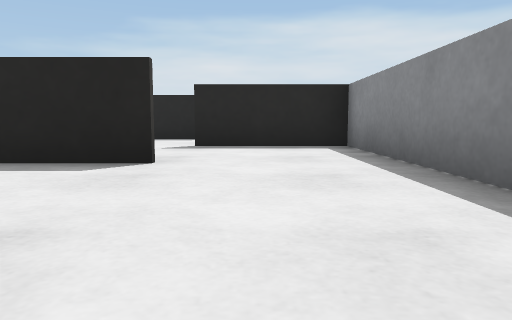
View 1 (above)

17 first-person views from a walk through a world built for the Webots simulator. The camera is 0.04 m above the floor, tilts 6° down and sees 70° across. The floor is counted in squares, 0.1 m on a side. Each view is taken from the middle of a square. On the plan, view 1 faces up. The plan holds only what a view shows up to about 9 squares ahead; the rest is blank. Robots are left out. Simple shapes and patterns stand in for the simulator's stock objects.

View 2
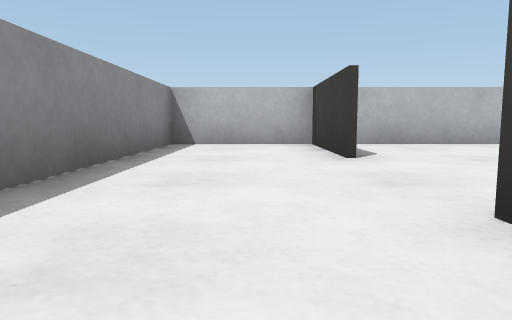

View 3
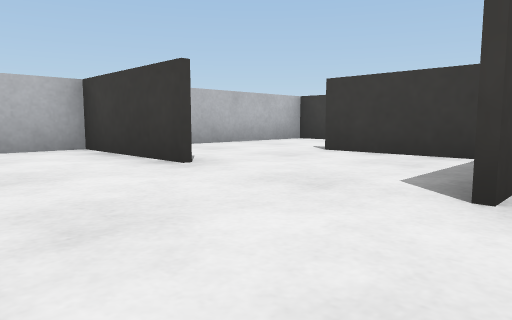

View 4
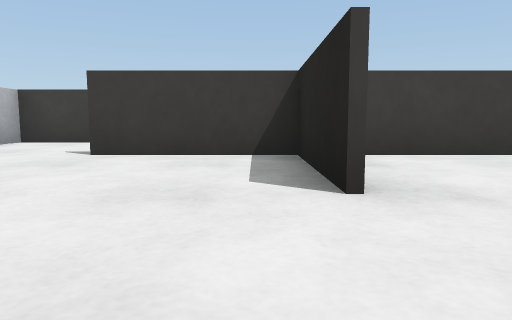

View 5
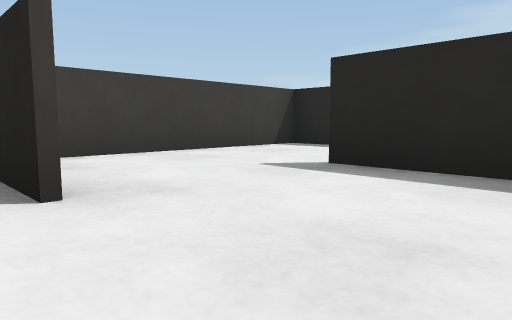

View 6
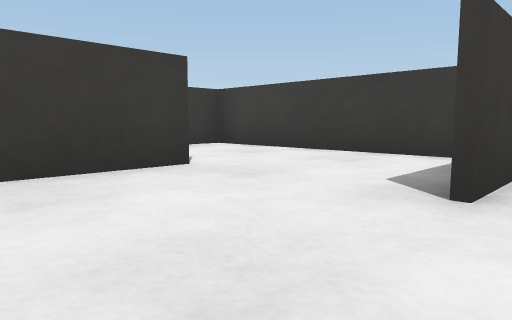

View 7
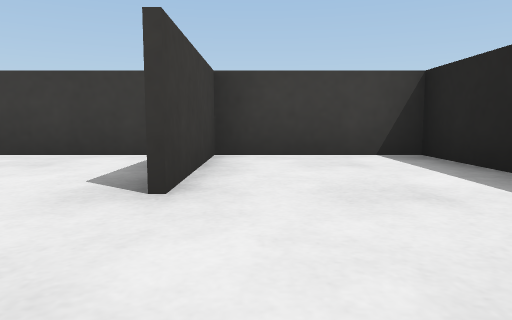

View 8
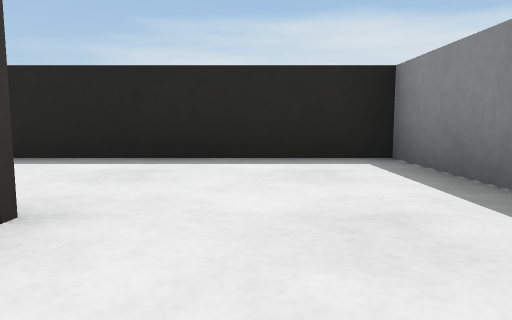

View 9
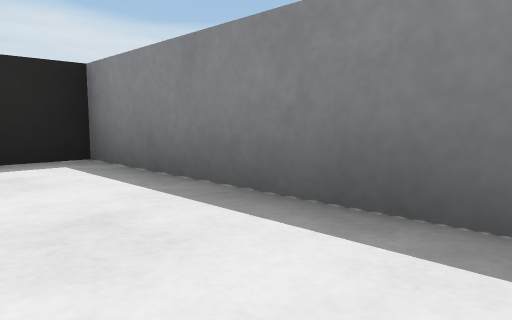

View 10
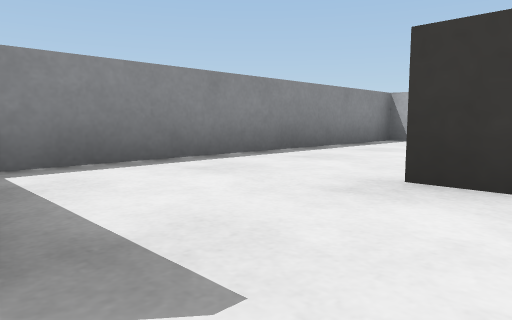

View 11
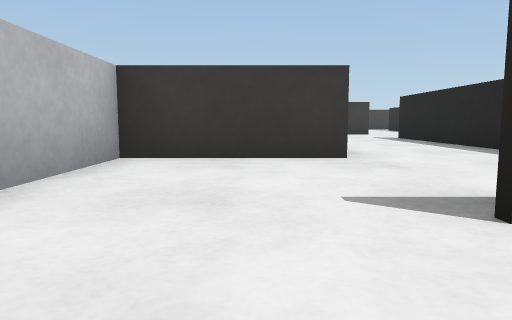

View 12
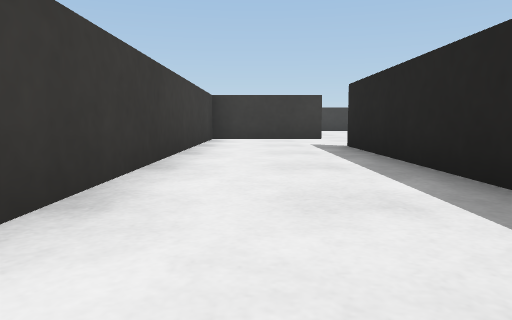

View 13
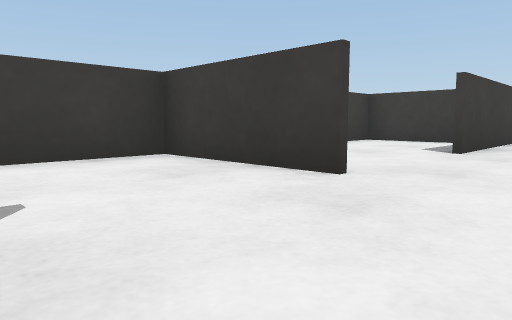

View 14
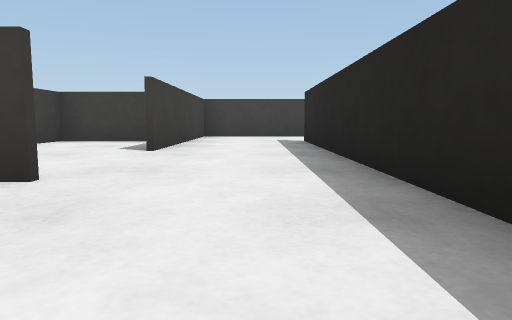

View 15
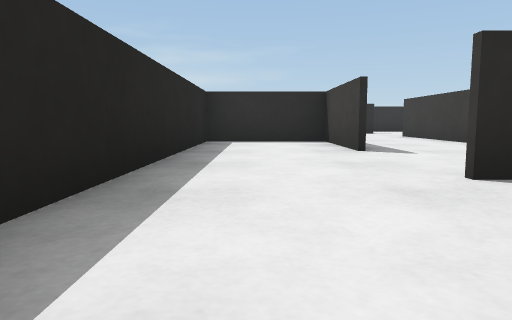

View 16
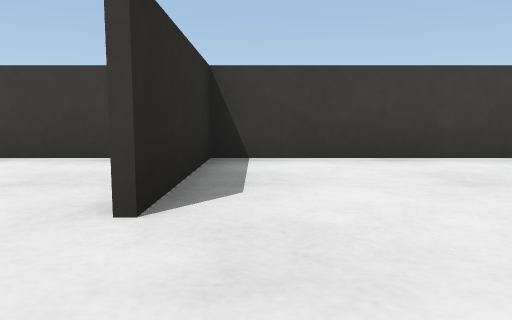

View 17
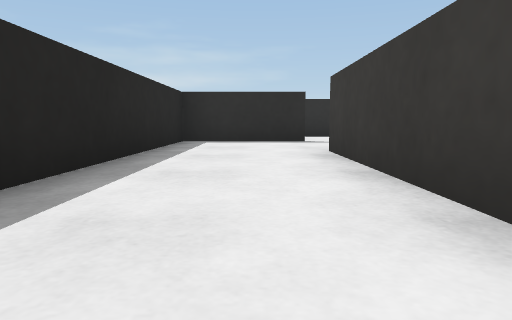

### Floor plan
Points are (right, up) in squares from view 1. A wall is a line through its corners. A room is listed if a view was taken in it or the views show most of it. See-through windows are left out.
Room 1 (views 1, 4, 5)
walls: (-1, 1.1) (-1, -1.5) (1.5, -1.5) (1.5, 3.5)
ways out: opening at (0.5, 4) to room 2; opening at (-1, 2) to room 5
Room 2 (views 2, 3, 10)
walls: (-3.4, 6.5) (-3.4, 4); (-3.5, 3.6) (-1, 3.6); (1.5, 3.5) (1.5, 6) (-1, 6)
ways out: opening at (0.5, 4) to room 1; opening at (-1.5, 6) to room 4
Room 3 (views 6, 7)
walls: (1.5, 8.6) (1.5, 11) (-3.4, 11) (-3.4, 8); (-3.5, 8.5) (-1, 8.5)
ways out: opening at (0.5, 8) to room 4
Room 4 (views 8, 9)
walls: (-1, 6.1) (0.5, 6.1); (1.5, 7.1) (1.5, 8.6); (-0.9, 8.4) (-3.5, 8.4); (-3.4, 8) (-3.4, 6.5)
ways out: opening at (-1.5, 6) to room 2; opening at (0.5, 8) to room 3
Room 5 (view 11)
walls: (-2.5, -1.5) (-1, -1.5); (-0.9, 3.5) (-3, 3.5); (-3.4, 4) (-3.4, 1)
ways out: opening at (-1, 2) to room 1; opening at (-3, -0.5) to room 6
Room 6 (views 12, 17)
walls: (-13.5, 1) (-13.5, 3.5); (-13.4, 3.6) (-13.4, 1); (-18.5, 2.9) (-18.5, 1) (-6, 1) (-6, -1.5) (-2.5, -1.5); (-3.5, 0.9) (-3.5, 3.6); (-3, 3.5) (-11, 3.5)
ways out: opening at (-3, -0.5) to room 5; opening at (-17.5, 4) to room 7
Room 7 (views 13, 14, 15, 16)
walls: (-20, 3.6) (-16, 3.6); (-11, 3.6) (-8.6, 3.6) (-8.6, 6) (-18.6, 6)
ways out: opening at (-17.5, 4) to room 6; opening at (-21, 6)

Positions as (right, up) in squares from view 1, and headings:
1: (0, 0), facing up
2: (0, 5), facing down
3: (1, 4), facing down-left
4: (1, 3), facing left
5: (1, 3), facing up-left
6: (1, 9), facing down-left
7: (1, 9), facing left
8: (0, 7), facing up
9: (0, 7), facing up-right
10: (-2, 6), facing down-right
11: (-2, 0), facing left
12: (-5, 2), facing left
13: (-11, 5), facing down-left
14: (-11, 5), facing left
15: (-16, 5), facing right
16: (-14, 5), facing down
17: (-11, 2), facing right
